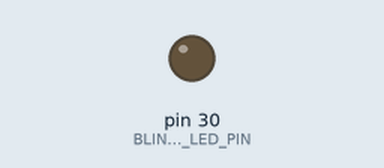
Recording of a program running on a simulated Teensy 3. Parts: output pins drawn as LEDs (lit = HIGH). What the program prints to the serial monitor is not drawn.

Above: at 0.5 s.
At 6.0 s:
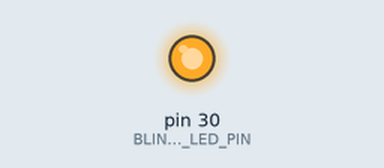
Timing chart, 0 to 9.2 s (numbered marks = the images above):
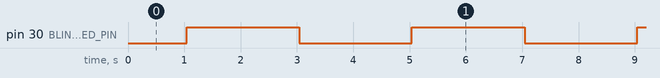

The program:

main.cpp
```cpp
#include <Metro.h>
#include <Arduino.h>

#define BLINKING_LED_PIN 30

#define FADE_TIME 2000 // 2 seconds
#define FADE_STEPS 25 // 25 steps in FADE_TIME

float led_state = 0;
float fade_inc = 255.0/FADE_STEPS;
Metro flip = Metro(FADE_TIME);
Metro step = Metro(FADE_TIME/FADE_STEPS);

void setup()
{
    Serial.begin(9600);
    pinMode(BLINKING_LED_PIN, OUTPUT);
}

void update()
{
    analogWrite(BLINKING_LED_PIN, led_state);
    Serial.printf("%d%% ", int(led_state*100/255));
}

void loop()
{
    if(flip.check())
    {
        Serial.print("\nflip! ");
        step.reset();
        // change fade direction
        fade_inc = -fade_inc;
        // ensure a clean start
        led_state = fade_inc>0 ? 0 : 255;
        // update LED state
        update();
    }

    if(step.check())
    {
        led_state += fade_inc;
        update();
    }
}
```

Measured:
- by itself, pin 30 (BLINKING_LED_PIN): alternates HIGH for 2.0 s and LOW for 2.0 s
